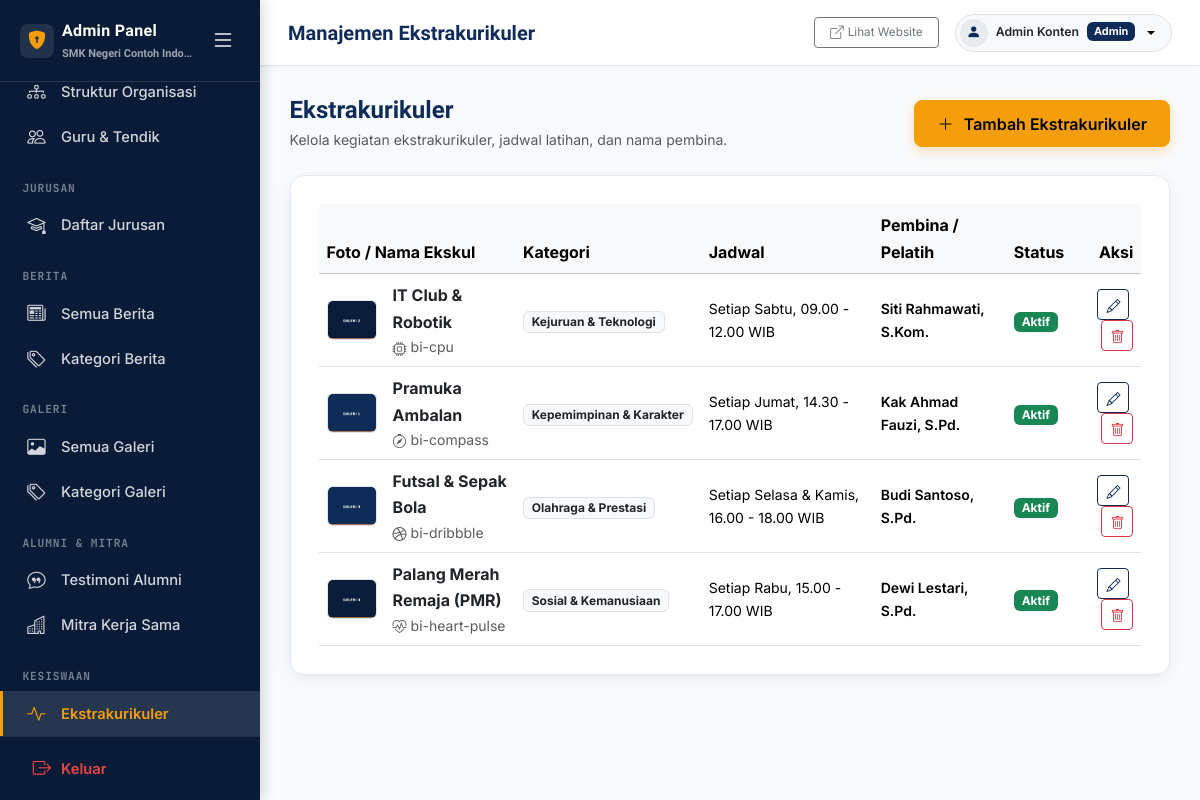
The page /admin/extracurriculars/index.php (signed in) on the database its author committed.
### tables this page shows
CREATE TABLE school_profile (
  id INT UNSIGNED AUTO_INCREMENT PRIMARY KEY,
  school_name VARCHAR(150) NOT NULL,
  npsn VARCHAR(20) DEFAULT NULL,
  address VARCHAR(255) DEFAULT NULL,
  phone VARCHAR(50) DEFAULT NULL,
  email VARCHAR(150) DEFAULT NULL,
  website VARCHAR(150) DEFAULT NULL,
  description TEXT,
  logo VARCHAR(255) DEFAULT NULL,
  favicon VARCHAR(255) DEFAULT NULL,
  theme_color_primary VARCHAR(20) DEFAULT '#0F2C59',
  theme_color_secondary VARCHAR(20) DEFAULT '#2563EB',
  theme_color_accent VARCHAR(20) DEFAULT '#F59E0B',
  theme_preset VARCHAR(50) DEFAULT 'navy_classic',
  map_url VARCHAR(255) DEFAULT NULL,
  accreditation VARCHAR(10) DEFAULT NULL,
  founded_year VARCHAR(10) DEFAULT NULL,
  running_text TEXT DEFAULT NULL,
  is_running_text_active TINYINT(1) DEFAULT 1,
  video_profile_url VARCHAR(255) DEFAULT 'https://www.youtube.com/watch?v=7vhYf5p_yhs',
  video_title VARCHAR(200) DEFAULT 'Video Profil & Fasilitas Sekolah',
  video_description TEXT DEFAULT NULL,
  video_features TEXT DEFAULT NULL,
  whatsapp_ppdb VARCHAR(50) DEFAULT '6281234567890',
  whatsapp_bkk VARCHAR(50) DEFAULT '6281234567891',
  whatsapp_tu VARCHAR(50) DEFAULT '6281234567892',
  created_at DATETIME DEFAULT CURRENT_TIMESTAMP,
  updated_at DATETIME DEFAULT CURRENT_TIMESTAMP ON UPDATE CURRENT_TIMESTAMP
);

CREATE TABLE extracurriculars (
  id INT UNSIGNED AUTO_INCREMENT PRIMARY KEY,
  name VARCHAR(150) NOT NULL,
  slug VARCHAR(180) NOT NULL UNIQUE,
  category VARCHAR(100) NOT NULL DEFAULT 'Olahraga',
  icon VARCHAR(100) DEFAULT 'bi-trophy',
  image VARCHAR(255) DEFAULT NULL,
  schedule VARCHAR(150) DEFAULT NULL,
  coach_name VARCHAR(100) DEFAULT NULL,
  description TEXT NOT NULL,
  status TINYINT(1) NOT NULL DEFAULT 1,
  created_at DATETIME DEFAULT CURRENT_TIMESTAMP,
  updated_at DATETIME DEFAULT CURRENT_TIMESTAMP ON UPDATE CURRENT_TIMESTAMP
);

### includes/functions.php (called while the page is built, shortened)
<?php
function e(?string $value): string
{
    return htmlspecialchars((string) ($value ?? ''), ENT_QUOTES | ENT_SUBSTITUTE, 'UTF-8');
}
function getSchoolProfile(): array
{
    static $profile = null;
    if ($profile === null) {
        $stmt = getDB()->query('SELECT * FROM school_profile ORDER BY id LIMIT 1');
        $profile = $stmt->fetch() ?: [];
    }
    return $profile;
}

### config/database.php (called while the page is built)
<?php
class Database
{
    private static ?PDO $instance = null;
    private static string $host   = 'localhost';
    private static string $dbname = 'smk_school';
    private static string $user   = 'root';
    private static string $pass   = '';
    public static function getInstance(): PDO
    {
        if (self::$instance === null) {
            $dsn = 'mysql:host=' . self::$host . ';dbname=' . self::$dbname . ';charset=utf8mb4';
            try {
                self::$instance = new PDO($dsn, self::$user, self::$pass, [
                    PDO::ATTR_ERRMODE            => PDO::ERRMODE_EXCEPTION,
                    PDO::ATTR_DEFAULT_FETCH_MODE  => PDO::FETCH_ASSOC,
                    PDO::ATTR_EMULATE_PREPARES    => false,
                ]);
            } catch (PDOException $e) {
                error_log('Database connection failed: ' . $e->getMessage());
                die('Koneksi database gagal. Silakan cek konfigurasi di config/database.php.');
            }
        }
        return self::$instance;
    }
}
function getDB(): PDO
{
    return Database::getInstance();
}

### admin/extracurriculars/index.php (the view, shortened to what this page needs)
<?php
$db = getDB();
$items = $db->query("SELECT * FROM extracurriculars ORDER BY category ASC, name ASC")->fetchAll();
require __DIR__ . '/../includes/header.php';
require __DIR__ . '/../includes/sidebar.php';
require __DIR__ . '/../includes/topbar.php';
?>
<div class="d-flex justify-content-between align-items-center mb-4 flex-wrap gap-2">
  <div>
    <h1 class="h4 fw-bold text-primary mb-1">Ekstrakurikuler</h1>
    <p class="text-muted small mb-0">Kelola kegiatan ekstrakurikuler, jadwal latihan, dan nama pembina.</p>
  </div>
  <a href="form.php" class="btn btn-accent"><i class="bi bi-plus-lg me-1"></i>Tambah Ekstrakurikuler</a>
</div>
<div class="admin-card">
  <div class="table-responsive">
    <table class="table table-hover align-middle mb-0">
      <thead class="table-light">
        <tr>
          <th>Foto / Nama Ekskul</th>
          <th>Kategori</th>
          <th>Jadwal</th>
          <th>Pembina / Pelatih</th>
          <th>Status</th>
          <th class="text-end">Aksi</th>
        </tr>
      </thead>
      <tbody>
        <?php if ($items): ?>
          <?php foreach ($items as $item): ?>
            <tr>
              <td>
                <div class="d-flex align-items-center gap-3">
                  <?php if (!empty($item['image'])): ?>
                    <img src="<?= e(BASE_URL . '/' . $item['image']) ?>" alt="" style="width: 50px; height: 40px; object-fit: cover;" class="rounded border">
                  <?php else: ?>
                    <div class="rounded border bg-light text-center" style="width: 50px; height: 40px; line-height: 40px;"><i class="bi bi-activity text-muted"></i></div>
                  <?php endif; ?>
                  <div>
                    <div class="fw-bold text-dark"><?= e($item['name']) ?></div>
                    <div class="text-muted small"><i class="bi <?= e($item['icon']) ?> me-1"></i><?= e($item['icon']) ?></div>
                  </div>
                </div>
              </td>
              <td><span class="badge bg-light text-dark border"><?= e($item['category']) ?></span></td>
              <td class="small"><?= e($item['schedule'] ?: '-') ?></td>
              <td class="small fw-semibold"><?= e($item['coach_name'] ?: '-') ?></td>
              <td>
                <?php if ($item['status']): ?>
                  <span class="badge bg-success">Aktif</span>
                <?php else: ?>
                  <span class="badge bg-secondary">Nonaktif</span>
                <?php endif; ?>
              </td>
              <td class="text-end">
                <a href="form.php?id=<?= $item['id'] ?>" class="btn btn-sm btn-outline-primary me-1"><i class="bi bi-pencil"></i></a>
                <form action="delete.php" method="post" class="d-inline" data-confirm-delete="Yakin ingin menghapus ekskul <?= e($item['name']) ?>?">
                  <button type="submit" class="btn btn-sm btn-outline-danger"><i class="bi bi-trash"></i></button>
                </form>
              </td>
            </tr>
          <?php endforeach; ?>
        <?php else: ?>
          <tr><td colspan="6" class="text-center py-4 text-muted">Belum ada data ekstrakurikuler.</td></tr>
        <?php endif; ?>
      </tbody>
    </table>
  </div>
</div>
<?php require __DIR__ . '/../includes/footer.php'; ?>

### admin/includes/sidebar.php (shortened to what this page needs)
<?php
$currentScript = $_SERVER['SCRIPT_NAME'] ?? '';
$sidebarProfile = getSchoolProfile();
function navIsActive(string $needle, string $currentScript): bool
{
    return str_contains($currentScript, '/admin/' . $needle);
}
?>
<aside class="admin-sidebar" id="adminSidebar">
  <div class="sidebar-brand d-flex align-items-center justify-content-between">
    <div class="sidebar-brand-left d-flex align-items-center gap-2 overflow-hidden" title="Admin Panel">
      <div class="p-1.5 rounded-3 bg-white bg-opacity-10 d-inline-flex align-items-center justify-content-center flex-shrink-0" style="width:34px;height:34px;">
        <i class="bi bi-shield-lock-fill" style="color: var(--color-accent); font-size:1.15rem;"></i>
      </div>
      <div class="overflow-hidden">
        <span class="sidebar-brand-title text-nowrap fw-bold d-block text-white" style="letter-spacing: 0.02em; font-size: 1rem;">Admin Panel</span>
        <span class="sidebar-brand-subtitle text-nowrap text-white-50 d-block text-truncate" style="font-size: 11px; max-width: 135px;"><?= e($sidebarProfile['school_name'] ?? 'SMK School') ?></span>
      </div>
    </div>
    <button type="button" class="btn btn-sm btn-link text-white-50 p-1 sidebar-toggle-btn shadow-none flex-shrink-0" id="sidebarToggleInsideBtn" title="Buka / Tutup Sidebar" aria-label="Toggle Sidebar">
      <i class="bi bi-list fs-4 text-white"></i>
    </button>
  </div>
  <div class="sidebar-nav-scroll flex-grow-1 overflow-y-auto overflow-x-hidden">
    <nav class="nav flex-column py-2">
      <a class="nav-link <?= navIsActive('organization', $currentScript) ? 'active' : '' ?>" href="<?= e(BASE_URL) ?>/admin/organization/index.php" title="Struktur Organisasi"><i class="bi bi-diagram-3"></i> <span class="nav-text">Struktur Organisasi</span></a>
      <a class="nav-link <?= navIsActive('teachers', $currentScript) ? 'active' : '' ?>" href="<?= e(BASE_URL) ?>/admin/teachers/index.php" title="Guru &amp; Tendik"><i class="bi bi-people"></i> <span class="nav-text">Guru &amp; Tendik</span></a>
      <div class="nav-section-label">Jurusan</div>
      <a class="nav-link <?= navIsActive('majors', $currentScript) ? 'active' : '' ?>" href="<?= e(BASE_URL) ?>/admin/majors/index.php" title="Daftar Jurusan"><i class="bi bi-mortarboard"></i> <span class="nav-text">Daftar Jurusan</span></a>
      <div class="nav-section-label">Berita</div>
      <a class="nav-link <?= navIsActive('news', $currentScript) && !navIsActive('news/categories', $currentScript) ? 'active' : '' ?>" href="<?= e(BASE_URL) ?>/admin/news/index.php" title="Semua Berita"><i class="bi bi-newspaper"></i> <span class="nav-text">Semua Berita</span></a>
      <a class="nav-link <?= navIsActive('news/categories', $currentScript) ? 'active' : '' ?>" href="<?= e(BASE_URL) ?>/admin/news/categories.php" title="Kategori Berita"><i class="bi bi-tags"></i> <span class="nav-text">Kategori Berita</span></a>
      <div class="nav-section-label">Galeri</div>
      <a class="nav-link <?= navIsActive('galleries', $currentScript) && !navIsActive('galleries/categories', $currentScript) ? 'active' : '' ?>" href="<?= e(BASE_URL) ?>/admin/galleries/index.php" title="Semua Galeri"><i class="bi bi-image"></i> <span class="nav-text">Semua Galeri</span></a>
      <a class="nav-link <?= navIsActive('galleries/categories', $currentScript) ? 'active' : '' ?>" href="<?= e(BASE_URL) ?>/admin/galleries/categories.php" title="Kategori Galeri"><i class="bi bi-tags"></i> <span class="nav-text">Kategori Galeri</span></a>
      <div class="nav-section-label">Alumni &amp; Mitra</div>
      <a class="nav-link <?= navIsActive('alumni', $currentScript) ? 'active' : '' ?>" href="<?= e(BASE_URL) ?>/admin/alumni/index.php" title="Testimoni Alumni"><i class="bi bi-chat-quote"></i> <span class="nav-text">Testimoni Alumni</span></a>
      <a class="nav-link <?= navIsActive('partners', $currentScript) ? 'active' : '' ?>" href="<?= e(BASE_URL) ?>/admin/partners/index.php" title="Mitra Kerja Sama &amp; Industri (DU/DI)"><i class="bi bi-buildings"></i> <span class="nav-text">Mitra Kerja Sama</span></a>
      <div class="nav-section-label">Kesiswaan</div>
      <a class="nav-link <?= navIsActive('extracurriculars', $currentScript) ? 'active' : '' ?>" href="<?= e(BASE_URL) ?>/admin/extracurriculars/index.php" title="Ekstrakurikuler"><i class="bi bi-activity"></i> <span class="nav-text">Ekstrakurikuler</span></a>
    </nav>
  </div>
  <div class="sidebar-footer flex-shrink-0">
    <a class="nav-link sidebar-logout-btn text-danger fw-semibold d-flex align-items-center gap-2" href="#" data-bs-toggle="modal" data-bs-target="#logoutConfirmModal" title="Keluar dari Panel Admin">
      <i class="bi bi-box-arrow-right text-danger fs-5"></i>
      <span class="nav-text text-danger">Keluar</span>
    </a>
  </div>
</aside>

### assets/css/style.css (style rules this page uses)
:root { --color-primary: #0F2C59; --color-primary-dark: #081830; --color-primary-light: #183E7A; --color-secondary: #2563EB; --color-secondary-light: #EFF6FF; --color-accent: #F59E0B; --color-accent-dark: #D97706; --color-accent-light: #FEF3C7; --color-bg: #F8FAFC; --color-surface: #FFFFFF; --color-text: #1E293B; --color-text-muted: #64748B; --color-border: #E2E8F0; --font-display: 'Sora', -apple-system, BlinkMacSystemFont, 'Segoe UI', Roboto, sans-serif; --font-body: 'Inter', -apple-system, BlinkMacSystemFont, 'Segoe UI', Roboto, sans-serif; --font-mono: 'JetBrains Mono', SFMono-Regular, Menlo, Monaco, Consolas, monospace; --radius-xl: 20px; --radius: 14px; --radius-sm: 8px; --radius-xs: 4px; --shadow-xs: 0 1px 2px 0 rgba(0, 0, 0, 0.05); --shadow-soft: 0 4px 20px -2px rgba(15, 44, 89, 0.07), 0 2px 6px -1px rgba(15, 44, 89, 0.04); --shadow-lift: 0 14px 30px -4px rgba(15, 44, 89, 0.12), 0 6px 12px -2px rgba(15, 44, 89, 0.06); --section-spacing: 5rem; }
*, *::before, *::after { box-sizing: border-box; }
html { scroll-behavior: smooth; -webkit-font-smoothing: antialiased; -moz-osx-font-smoothing: grayscale; }
body { font-family: var(--font-body); color: var(--color-text); background-color: var(--color-bg); line-height: 1.65; overflow-x: hidden; }
h1, h2, h3, h4, h5, h6 { font-family: var(--font-display); color: var(--color-primary); font-weight: 700; line-height: 1.25; }
a { color: var(--color-secondary); text-decoration: none; transition: color 0.15s ease, opacity 0.15s ease; }
img { max-width: 100%; height: auto; display: block; }
.bi { display: inline-block; vertical-align: -0.125em; line-height: 1; }
.btn .bi { vertical-align: -0.1em; }
.btn-accent { background-color: var(--color-accent); border: 1.5px solid var(--color-accent); color: #ffffff; font-weight: 600; border-radius: var(--radius-sm); padding: 0.65rem 1.4rem; display: inline-flex; align-items: center; justify-content: center; gap: 0.4rem; vertical-align: middle; transition: transform 0.18s ease, background-color 0.18s ease, box-shadow 0.18s ease; box-shadow: 0 4px 12px rgba(245, 158, 11, 0.28); }
html, body { overflow-x: hidden; max-width: 100vw; -webkit-text-size-adjust: 100%; }
button, .btn, .nav-link, .dropdown-item, .page-link { touch-action: manipulation; }
.p-1\.5 { padding: 0.375rem !important; }

### rows shown on the page
school_profile: school_name "SMK Negeri Contoh Indo…"
extracurriculars: image (picture), name "IT Club & Robotik", icon "bi-cpu", category "Kejuruan & Teknologi", schedule "Setiap Sabtu, 09.00 - 12.00 WIB", coach_name "Siti Rahmawati, S.Kom.", status "Aktif"
extracurriculars: image (picture), name "Pramuka Ambalan", icon "bi-compass", category "Kepemimpinan & Karakter", schedule "Setiap Jumat, 14.30 - 17.00 WIB", coach_name "Kak Ahmad Fauzi, S.Pd.", status "Aktif"
extracurriculars: image (picture), name "Futsal & Sepak Bola", icon "bi-dribbble", category "Olahraga & Prestasi", schedule "Setiap Selasa & Kamis, 16.00 - 18.00 WIB", coach_name "Budi Santoso, S.Pd.", status "Aktif"
extracurriculars: image (picture), name "Palang Merah Remaja (PMR)", icon "bi-heart-pulse", category "Sosial & Kemanusiaan", schedule "Setiap Rabu, 15.00 - 17.00 WIB", coach_name "Dewi Lestari, S.Pd.", status "Aktif"

### other values the page prints
$pageTitle "Manajemen Ekstrakurikuler"
$_SESSION['admin_name'] "Admin Konten"
$_SESSION['admin_role'] "Admin"
